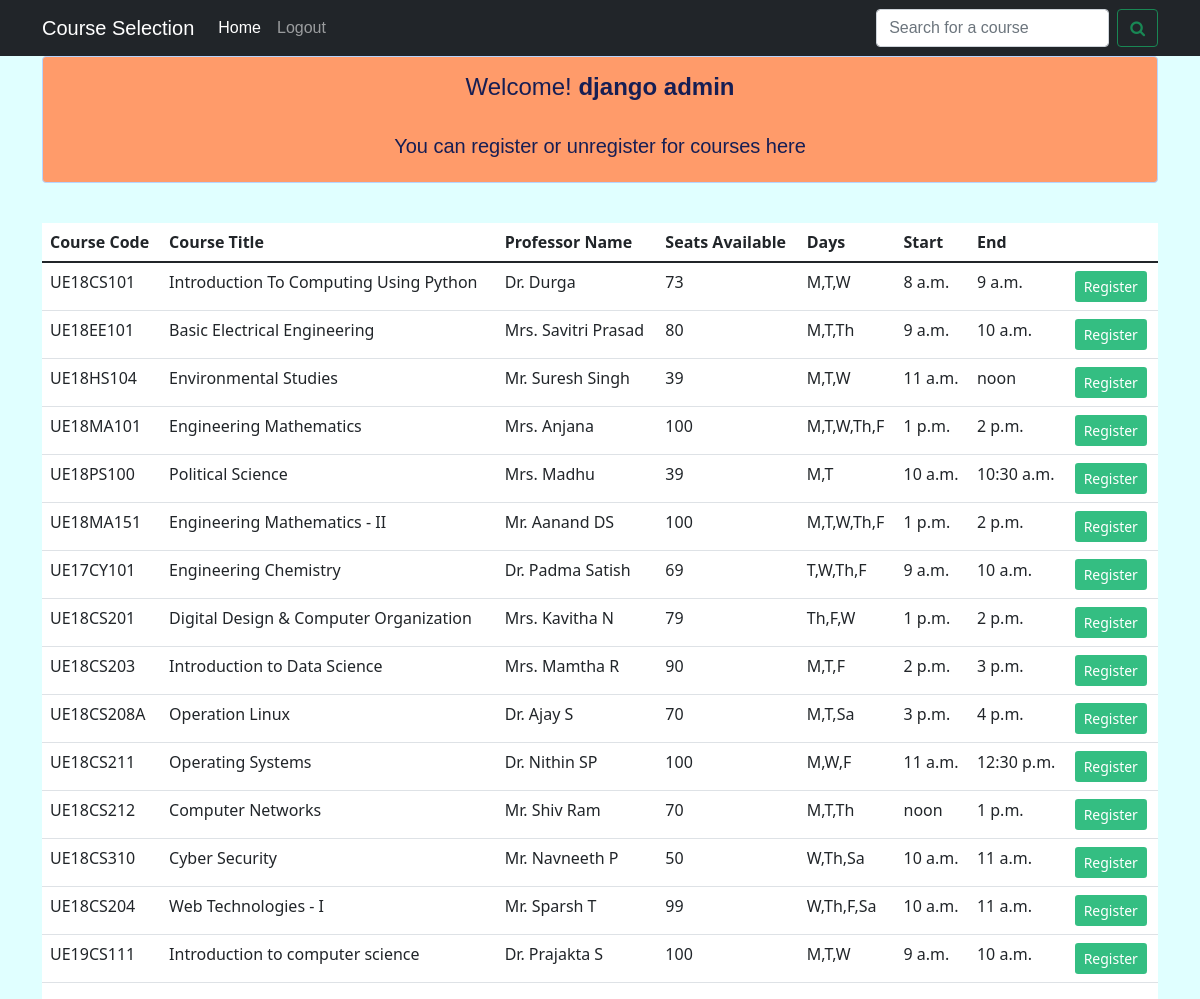
Screenshot of /pick_course (signed in) with the database file from the repository.
### home/models.py (models this page shows)
class myuser(models.Model):
    name=models.CharField(max_length=100)
    email=models.CharField(max_length=100)
    password=models.CharField(max_length=100)
    user_id=models.CharField(max_length=100,primary_key=True)

### pick_courses/models.py (models this page shows)
class course(models.Model):
    name=models.CharField(max_length=100)
    course_id=models.CharField(max_length=100,primary_key=True)
    days=models.TextField(null=True)
    start_time=models.TimeField(null=True)
    end_time=models.TimeField(null=True)
    description=models.TextField(null=True)

class available_course(course):
    prof_name=models.CharField(max_length=100)
    prof_id=models.CharField(max_length=100)
    seats_available=models.IntegerField(default=0)

class course(models.Model):
    name=models.CharField(max_length=100)
    course_id=models.CharField(max_length=100,primary_key=True)
    days=models.TextField(null=True)
    start_time=models.TimeField(null=True)
    end_time=models.TimeField(null=True)
    description=models.TextField(null=True)

### pick_courses/views.py (the view)
# urls.py: path('pick_course',views.display_courses,name="display_courses"),
def display_courses(request):
    if(not request.user.is_authenticated):
        return redirect('signin')
    all_courses = get_all_courses()
    passing_obj={'courses' : all_courses}
    passing_obj['number_of_courses']=len(all_courses)
    user_id=request.user.username
    registered_courses_objects=get_user_registeredCourses_object(user_id)
    registered_course_ids=''
    for i in registered_courses_objects:
        registered_course_ids+=' '+str(i.course_id)
    passing_obj['registered_course']=registered_course_ids
    user_obj=get_user_object(user_id)
    passing_obj['user_name']=user_obj.name
    return render(request,'courses.html',passing_obj)

### pick_courses/views.py (called while the page is built)
def get_user_object(user_id):
    return myuser.objects.get(Q(user_id=user_id))

def get_all_courses():
    return available_course.objects.all()

def get_user_registeredCourses_object(user_id):
    registered_courses=user_registeredCourse.objects.filter(user_id=user_id).select_related().all()
    if(registered_courses):
        return [i.course_id for i in registered_courses]
    else:
        return []

### templates/courses.html (shortened to what this page needs)
<div id='div1'>
	{% extends 'base.html' %}
	{% block navbar_brand %}
		<a class="navbar-brand" href="pick_course">Course Selection</a>
	{% endblock%}
	{% block navbar_items %}
	<li class="nav-item">
		<a class="nav-link active" aria-current="page" href="home">Home</a>
	</li>
	<li class="nav-item">
		<a class="nav-link" aria-current="page" href="signout">Logout</a>
	</li>
	{% endblock%}
	{% block search %}
	<form class="d-flex" action="/search" style="margin: 0px;">
		<input class="form-control me-2" type="search" placeholder="Search for a course" aria-label="Search" name="course_name">
		<button type="submit" class="btn btn-outline-success"><i class="fa fa-search"></i></button>
	</form>
	{% endblock %}
	{% block content %}
	<div class="container " style="text-align:center;">
		<div class="alert alert-primary my-alert" role="alert">
			<h4>Welcome! <b>{{user_name}}</b></h4>
			<br>
			{% if number_of_courses%}
			<h5>You can register or unregister for courses here</h5>
			{% else %}
			<h5>No courses found</h5>
			{%endif%}
		</div>
	</div>
	<br>
	{% if number_of_courses %}
	<div class="container">
		<div class="table-responsive" style="background-color: white;">
		<table class="table  table-hover  " id="mytable" style="font-family: Candara,Calibri,Segoe,Segoe UI,Optima,Arial,sans-serif; ">
			<thead>
				<tr>
					<th scope="col">Course Code</th>
					<th scope="col">Course Title</th>
					<th scope="col">Professor Name</th>
					<th scope="col">Seats Available</th>
					<th scope="col">Days</th>
					<th scope="col">Start</th>
					<th scope="col">End</th>
					<th></th>
				</tr>
			</thead>
			<tbody>
			{% for i in courses%}
				<tr>
					<td name='course_id' id="course_id" value='{{i.course_id}}'>{{i.course_id}}</td>
					<td name='course_name'id="course_name">{{i.name}}</td>
					<td>{{i.prof_name}}</td>
					<td>{{i.seats_available}}</td>
					<td>{{i.days}}</td>
					<td>{{i.start_time}}</td>
					<td>{{i.end_time}}</td>
					<td><button onclick='reg(this)' class="btn btn-sm"></button></td>
				</tr>
			{% endfor %}
			</tbody>
		</table>
	</div>
</div>
</div>
{% endif %}
{% endblock%}

### templates/base.html (shortened to what this page needs)
<!DOCTYPE html>
<html lang="en">
<head>
    <link href="https://cdn.jsdelivr.net/npm/bootstrap@5.1.3/dist/css/bootstrap.min.css" rel="stylesheet"
>
    <link rel="stylesheet" href="https://cdnjs.cloudflare.com/ajax/libs/font-awesome/4.7.0/css/font-awesome.min.css">
</head>
<body>
        <nav class="navbar navbar-expand-lg navbar-dark bg-dark ">
        <div class="container">
                {% block navbar_brand %}
                {% endblock%}
                <div class="collapse navbar-collapse" id="navbarSupportedContent">
                    <ul class="navbar-nav me-auto mb-2 mb-lg-0 ">
                        {% block navbar_items %}
                        {% endblock%}
                    </ul>
                    {% block search%}
                    {% endblock %}
                </div>
        </div>
    </nav>
    {% block content %}
    {% endblock%}
</body>
</html>

### templates/base.html (style rules this page uses)
body { background-color:lightcyan; font-family: Verdana, Geneva, sans-serif; }
.my-alert { background-color: #FF9B6A; color:#161E54 ; }

### rows the page displays
myuser: name "django admin"
available_course: course_id "UE18CS101", name "Introduction To Computing Using Python", prof_name "Dr. Durga", seats_available "73", days "M,T,W", start_time "8 a.m.", end_time "9 a.m."
available_course: course_id "UE18EE101", name "Basic Electrical Engineering", prof_name "Mrs. Savitri Prasad", seats_available "80", days "M,T,Th", start_time "9 a.m.", end_time "10 a.m."
available_course: course_id "UE18HS104", name "Environmental Studies", prof_name "Mr. Suresh Singh", seats_available "39", days "M,T,W", start_time "11 a.m.", end_time "noon"
available_course: course_id "UE18MA101", name "Engineering Mathematics", prof_name "Mrs. Anjana", seats_available "100", days "M,T,W,Th,F", start_time "1 p.m.", end_time "2 p.m."
available_course: course_id "UE18PS100", name "Political Science", prof_name "Mrs. Madhu", seats_available "39", days "M,T", start_time "10 a.m.", end_time "10:30 a.m."
available_course: course_id "UE18MA151", name "Engineering Mathematics - II", prof_name "Mr. Aanand DS", seats_available "100", days "M,T,W,Th,F", start_time "1 p.m.", end_time "2 p.m."
available_course: course_id "UE17CY101", name "Engineering Chemistry", prof_name "Dr. Padma Satish", seats_available "69", days "T,W,Th,F", start_time "9 a.m.", end_time "10 a.m."
available_course: course_id "UE18CS201", name "Digital Design & Computer Organization", prof_name "Mrs. Kavitha N", seats_available "79", days "Th,F,W", start_time "1 p.m.", end_time "2 p.m."
available_course: course_id "UE18CS203", name "Introduction to Data Science", prof_name "Mrs. Mamtha R", seats_available "90", days "M,T,F", start_time "2 p.m.", end_time "3 p.m."
available_course: course_id "UE18CS208A", name "Operation Linux", prof_name "Dr. Ajay S", seats_available "70", days "M,T,Sa", start_time "3 p.m.", end_time "4 p.m."
available_course: course_id "UE18CS211", name "Operating Systems", prof_name "Dr. Nithin SP", seats_available "100", days "M,W,F", start_time "11 a.m.", end_time "12:30 p.m."
available_course: course_id "UE18CS212", name "Computer Networks", prof_name "Mr. Shiv Ram", seats_available "70", days "M,T,Th", start_time "noon", end_time "1 p.m."
available_course: course_id "UE18CS310", name "Cyber Security", prof_name "Mr. Navneeth P", seats_available "50", days "W,Th,Sa", start_time "10 a.m.", end_time "11 a.m."
available_course: course_id "UE18CS204", name "Web Technologies - I", prof_name "Mr. Sparsh T", seats_available "99", days "W,Th,F,Sa", start_time "10 a.m.", end_time "11 a.m."
available_course: course_id "UE19CS111", name "Introduction to computer science", prof_name "Dr. Prajakta S", seats_available "100", days "M,T,W", start_time "9 a.m.", end_time "10 a.m."
